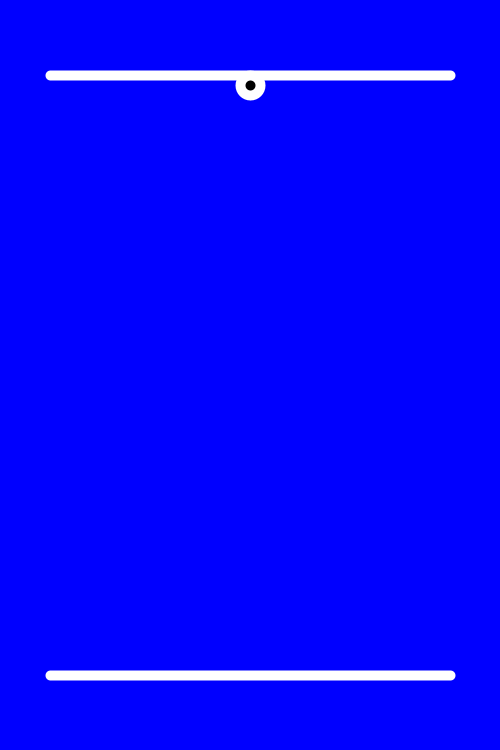
Frame 1 (no input)
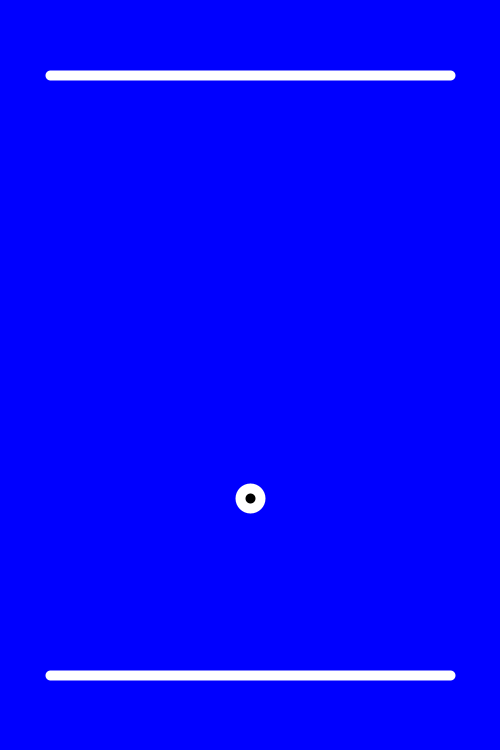
Frame 60 (the mouse pressed at the canvas centre just before this capture)
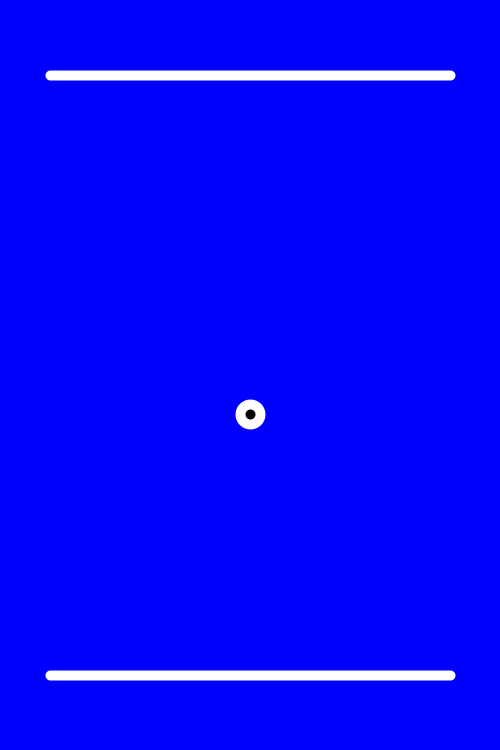
Frame 120 (the mouse held since frame 60 and released just before this capture)

The Processing sketch that drew these frames (run headless with seeded random() and noise(); from frame 60 on, the mouse is pressed at the canvas centre):

// Processing sketch: Bouncing_Ball
// ── Bouncing_Ball.pde
int topY = 75;
int bottomY =675;
int speed = 7;
int ballY = topY+10;
int ballX = 250;

void setup(){
  size(500, 750);
  
}


void draw() {
  background(0, 0, 255);
  stroke(#FFFFFF);
  strokeWeight(10);
  line(50, topY, 450,topY );
  line(50, bottomY, 450, bottomY);
  fill(0);
  ellipse(ballX, ballY, 20, 20);
  if(ballY >=bottomY-10){
    speed = -speed;
  }
  else if(ballY <=topY+10){
    speed = -speed;
  }
  ballY-=speed;
}
